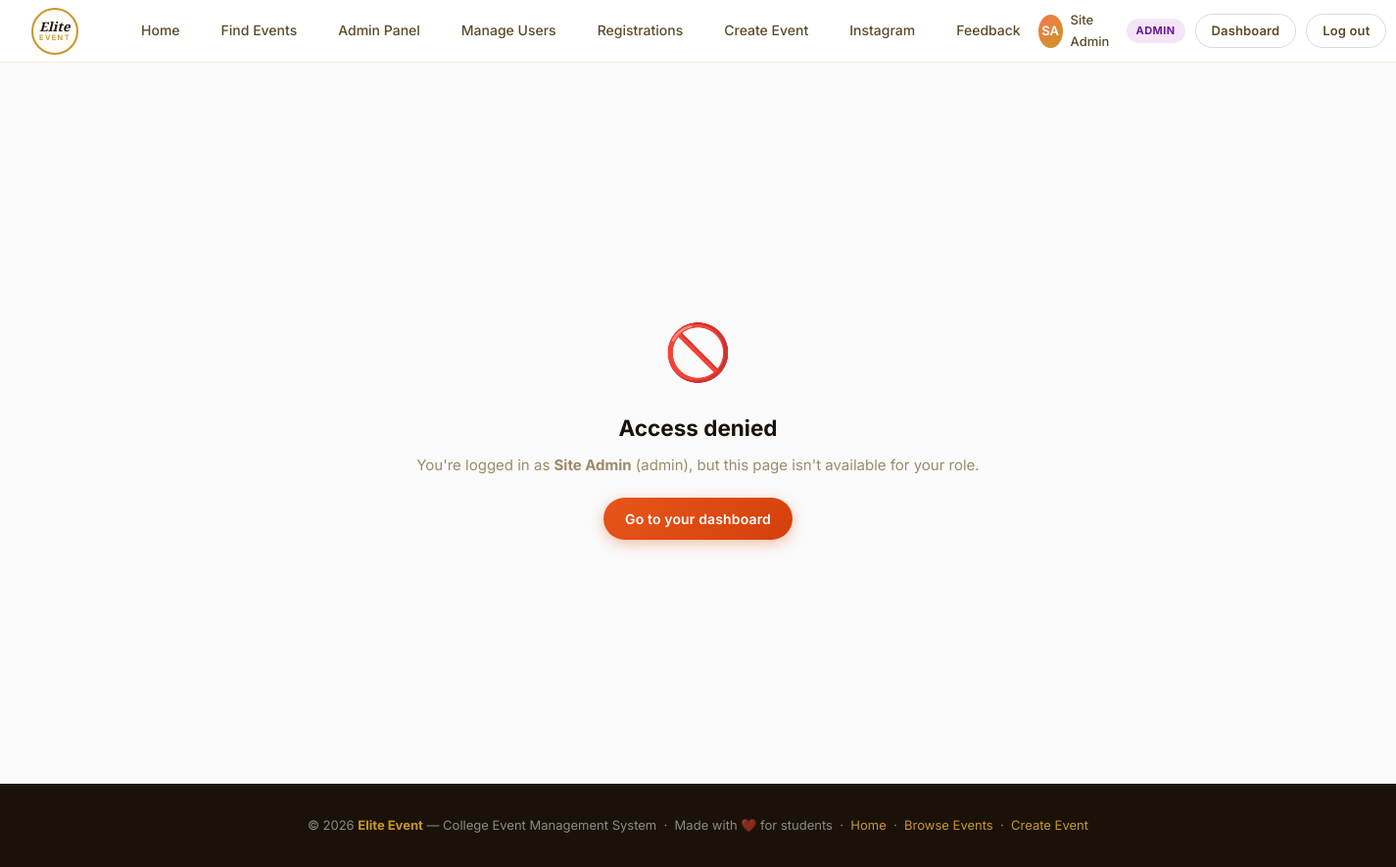
Screenshot of /403.php (signed in) with the database file from the repository.
### tables this page shows
CREATE TABLE IF NOT EXISTS users (
    id INT UNSIGNED NOT NULL AUTO_INCREMENT,
    name VARCHAR(120) NOT NULL,
    email VARCHAR(190) NOT NULL,
    password_hash VARCHAR(255) NOT NULL,
    role ENUM('admin','teacher','student') NOT NULL DEFAULT 'student',
    status ENUM('active','suspended') NOT NULL DEFAULT 'active',
    created_at DATETIME NOT NULL DEFAULT CURRENT_TIMESTAMP,
    PRIMARY KEY (id),
    UNIQUE KEY uq_users_email (email)
);

### includes/db.php (called while the page is built, shortened)
<?php
function db_config(): array {
    static $config = null;
    $configFile = __DIR__ . '/../config/database.php';
    if (file_exists($configFile)) {
        $config = require $configFile;
    }
    return $config;
}
function db(): PDO {
    static $pdo = null;
    if ($pdo !== null) return $pdo;
    $c = db_config();
    $charset = $c['charset'] ?? 'utf8mb4';
    try {
        $dsn = sprintf(
            'mysql:host=%s;port=%d;dbname=%s;charset=%s',
            $c['host'],
            (int)($c['port'] ?? 3306),
            $c['database'],
            $charset
        );
        $pdo = new PDO($dsn, $c['username'], $c['password'], [
            PDO::ATTR_ERRMODE => PDO::ERRMODE_EXCEPTION,
            PDO::ATTR_DEFAULT_FETCH_MODE => PDO::FETCH_ASSOC,
            PDO::ATTR_EMULATE_PREPARES => false,
        ]);
    } catch (PDOException $e) {
        if ((int)$e->getCode() === 1049) {
            $serverDsn = sprintf('mysql:host=%s;port=%d;charset=%s', $c['host'], (int)($c['port'] ?? 3306), $charset);
            $server = new PDO($serverDsn, $c['username'], $c['password'], [
                PDO::ATTR_ERRMODE => PDO::ERRMODE_EXCEPTION,
                PDO::ATTR_DEFAULT_FETCH_MODE => PDO::FETCH_ASSOC,
                PDO::ATTR_EMULATE_PREPARES => false,
            ]);
            $server->exec('CREATE DATABASE IF NOT EXISTS `' . str_replace('`', '``', $c['database']) . '` CHARACTER SET utf8mb4 COLLATE utf8mb4_unicode_ci');
            $server = null;
            $pdo = new PDO($dsn, $c['username'], $c['password'], [
                PDO::ATTR_ERRMODE => PDO::ERRMODE_EXCEPTION,
                PDO::ATTR_DEFAULT_FETCH_MODE => PDO::FETCH_ASSOC,
                PDO::ATTR_EMULATE_PREPARES => false,
            ]);
        } else {
            throw $e;
        }
    }
    db_install_or_migrate($pdo);
    return $pdo;
}
function db_install_or_migrate(PDO $pdo): void {
    $requiredTables = ['users', 'instagram_posts', 'events', 'registrations', 'feedback'];
    $placeholders = implode(',', array_fill(0, count($requiredTables), '?'));
    $stmt = $pdo->prepare("SELECT TABLE_NAME FROM information_schema.TABLES WHERE TABLE_SCHEMA = DATABASE() AND TABLE_NAME IN ($placeholders)");
    $stmt->execute($requiredTables);
    $tables = $stmt->fetchAll(PDO::FETCH_COLUMN);
    if (!in_array('events', $tables, true)) {
        $pdo->exec("CREATE TABLE events (
            id INT UNSIGNED NOT NULL AUTO_INCREMENT,
            title VARCHAR(255) NOT NULL,
            category VARCHAR(60) NOT NULL,
            date DATE NOT NULL,
            time TIME NOT NULL,
            venue VARCHAR(255) NOT NULL,
            city VARCHAR(120) NOT NULL,
            organizer VARCHAR(190) NOT NULL,
            description TEXT NULL,
            google_form_url VARCHAR(1000) NULL,
            created_by INT UNSIGNED NULL,
            created_at DATETIME NOT NULL DEFAULT CURRENT_TIMESTAMP,
            updated_at DATETIME NOT NULL DEFAULT CURRENT_TIMESTAMP ON UPDATE CURRENT_TIMESTAMP,
            PRIMARY KEY (id),
            KEY idx_events_date_time (date, time),
            KEY idx_events_category (category),
            KEY idx_events_created_by (created_by),
            CONSTRAINT fk_events_user FOREIGN KEY (created_by) REFERENCES users(id) ON DELETE SET NULL
        ) ENGINE=InnoDB DEFAULT CHARSET=utf8mb4 COLLATE=utf8mb4_unicode_ci");
    } else {
        $columns = $pdo->query("SELECT COLUMN_NAME FROM information_schema.COLUMNS WHERE TABLE_SCHEMA = DATABASE() AND TABLE_NAME = 'events'")->fetchAll(PDO::FETCH_COLUMN);
    }
    if (!in_array('feedback', $tables, true)) {
        $pdo->exec("CREATE TABLE feedback (
            id INT UNSIGNED NOT NULL AUTO_INCREMENT,
            event_id INT UNSIGNED NOT NULL,
            user_id INT UNSIGNED NOT NULL,
            rating TINYINT UNSIGNED NOT NULL,
            comment TEXT NOT NULL,
            media_url VARCHAR(500) NULL,
            media_type ENUM('image','video') NULL,
            created_at DATETIME NOT NULL DEFAULT CURRENT_TIMESTAMP,
            PRIMARY KEY (id),
            UNIQUE KEY uq_feedback_event_user (event_id, user_id),
            KEY idx_feedback_event (event_id),
            KEY idx_feedback_user (user_id),
            CONSTRAINT fk_feedback_event FOREIGN KEY (event_id) REFERENCES events(id) ON DELETE CASCADE,
            CONSTRAINT fk_feedback_user FOREIGN KEY (user_id) REFERENCES users(id) ON DELETE CASCADE,
            CONSTRAINT chk_feedback_rating CHECK (rating BETWEEN 1 AND 5)
        ) ENGINE=InnoDB DEFAULT CHARSET=utf8mb4 COLLATE=utf8mb4_unicode_ci");
    } else {
        $fbColumns = $pdo->query("SELECT COLUMN_NAME FROM information_schema.COLUMNS WHERE TABLE_SCHEMA = DATABASE() AND TABLE_NAME = 'feedback'")->fetchAll(PDO::FETCH_COLUMN);
    }
    if ((int)$pdo->query('SELECT COUNT(*) FROM users')->fetchColumn() === 0) {
        $stmt = $pdo->prepare('INSERT INTO users (name, email, password_hash, role) VALUES (?, ?, ?, ?)');
        $stmt->execute(['Site Admin', 'admin@eliteevent.local', password_hash('Admin@123', PASSWORD_DEFAULT), 'admin']);
        $adminId = (int)$pdo->lastInsertId();
        if ((int)$pdo->query('SELECT COUNT(*) FROM instagram_posts')->fetchColumn() === 0) {
            $stmt = $pdo->prepare('INSERT INTO instagram_posts (url, caption, added_by) VALUES (?, ?, ?)');
            foreach ([
                'https://www.instagram.com/p/DZ19EVVgkzn/?igsh=bHU1b3R4anRlaTk=',
                'https://www.instagram.com/p/DZrXjbFC2bR/?igsh=MTF1NWpmNGR6Zm94ZQ==',
                'https://www.instagram.com/p/DZg1eOOgtuB/?igsh=ZGpqb3lkem9zMnB1',
                'https://www.instagram.com/reel/DYjBB8bBmnP/?utm_source=ig_web_copy_link&igsh=MzRlODBiNWFlZA==',
            ] as $url) {
                $stmt->execute([$url, '', $adminId]);
            }
        }
    }
    db_seed_events_mysql($pdo);
}
function db_seed_events_mysql(PDO $pdo): void {
    if ((int)$pdo->query('SELECT COUNT(*) FROM events')->fetchColumn() > 0) return;
}

### includes/auth.php (called while the page is built, shortened)
<?php
require_once __DIR__ . '/db.php';
function current_user(): ?array {
    $stmt = db()->prepare('SELECT id, name, email, role, status FROM users WHERE id = ?');
    $stmt->execute([$_SESSION['user_id']]);
    $user = $stmt->fetch();
    return $user;
}
function role_home(string $role): string {
    return match ($role) {
        'admin'   => 'admin/dashboard.php',
        'teacher' => 'teacher/dashboard.php',
        default   => 'dashboard.php',
    };
}
function base_path(): string {
    $docRoot    = str_replace('\\', '/', rtrim($_SERVER['DOCUMENT_ROOT'], '/'));
    $projectDir = str_replace('\\', '/', realpath(__DIR__ . '/..'));
    $basePath   = '/' . ltrim(str_replace($docRoot, '', $projectDir), '/');
    return rtrim($basePath, '/') . '/';
}

### includes/data.php (called while the page is built, shortened)
<?php
require_once __DIR__ . '/auth.php';
$currentUser = current_user();

### 403.php (the view, shortened to what this page needs)
<?php
require_once __DIR__ . '/includes/data.php';
require_once __DIR__ . '/includes/header.php';
?>
<section class="section" style="min-height: calc(100vh - 64px); display:flex; align-items:center;">
  <div class="container" style="text-align:center;">
    <div style="font-size:56px;">🚫</div>
    <h1 style="margin-top:12px;">Access denied</h1>
    <p style="color:var(--text-hint); margin-top:8px;">
      You're logged in<?= $currentUser ? ' as <strong>' . htmlspecialchars($currentUser['name']) . '</strong> (' . htmlspecialchars($currentUser['role']) . ')' : '' ?>,
      but this page isn't available for your role.
    </p>
    <a href="<?= base_path() . ($currentUser ? role_home($currentUser['role']) : 'login.php') ?>" class="btn btn-primary" style="margin-top:20px;">
      Go to your dashboard
    </a>
  </div>
</section>
<?php require_once __DIR__ . '/includes/footer.php'; ?>

### includes/header.php (shortened to what this page needs)
<?php
$currentUser = $currentUser ?? null;
$initials = '';
if ($currentUser) {
    $parts = explode(' ', trim($currentUser['name']));
    $initials = strtoupper(substr($parts[0], 0, 1) . (isset($parts[1]) ? substr($parts[1], 0, 1) : ''));
}
$roleHome = $currentUser ? base_path() . role_home($currentUser['role']) : '';
?>
<!DOCTYPE html>
<html lang="en">
<head>
  <link rel="stylesheet" href="https://cdn.jsdelivr.net/npm/@tabler/icons-webfont@2.44.0/tabler-icons.min.css" />
  <?php
    $docRoot    = str_replace('\\', '/', rtrim($_SERVER['DOCUMENT_ROOT'], '/'));
    $projectDir = str_replace('\\', '/', realpath(__DIR__ . '/..'));
    $basePath   = '/' . ltrim(str_replace($docRoot, '', $projectDir), '/');
    $basePath   = rtrim($basePath, '/') . '/';
  ?>
  <link rel="stylesheet" href="<?= htmlspecialchars($basePath) ?>css/style.css" />
</head>
<body>
<nav class="nav">
  <a class="nav-logo" href="<?= $basePath ?>index.php">
    <div class="nav-logo-badge">
      <span class="logo-elite">Elite</span>
      <span class="logo-event">EVENT</span>
    </div>
  </a>
  <div class="nav-links">
    <a class="nav-link" href="<?= $basePath ?>index.php"><i class="ti ti-home"></i> Home</a>
    <a class="nav-link" href="<?= $basePath ?>events.php"><i class="ti ti-calendar-event"></i> Find Events</a>
    <?php if ($currentUser && $currentUser['role'] === 'admin'): ?>
      <a class="nav-link" href="<?= $basePath ?>admin/dashboard.php"><i class="ti ti-shield-lock"></i> Admin Panel</a>
      <a class="nav-link" href="<?= $basePath ?>admin/users.php"><i class="ti ti-users"></i> Manage Users</a>
      <a class="nav-link" href="<?= $basePath ?>admin/registrations.php"><i class="ti ti-clipboard-check"></i> Registrations</a>
      <a class="nav-link" href="<?= $basePath ?>create-event.php"><i class="ti ti-circle-plus"></i> Create Event</a>
      <a class="nav-link" href="<?= $basePath ?>admin/instagram.php"><i class="ti ti-brand-instagram"></i> Instagram</a>
      <a class="nav-link" href="<?= $basePath ?>admin/feedback.php"><i class="ti ti-message-star"></i> Feedback</a>
    <?php elseif ($currentUser && $currentUser['role'] === 'teacher'): ?>
      <a class="nav-link" href="<?= $basePath ?>teacher/dashboard.php"><i class="ti ti-layout-dashboard"></i> Dashboard</a>
      <a class="nav-link" href="<?= $basePath ?>create-event.php"><i class="ti ti-circle-plus"></i> Create Event</a>
    <?php elseif ($currentUser && $currentUser['role'] === 'student'): ?>
      <a class="nav-link" href="<?= $basePath ?>dashboard.php"><i class="ti ti-layout-dashboard"></i> Dashboard</a>
    <?php endif; ?>
  </div>
  <div class="nav-right">
    <?php if ($currentUser): ?>
      <div class="nav-user">
        <div class="nav-avatar"><?php echo $initials ?: 'U'; ?></div>
        <span><?php echo htmlspecialchars($currentUser['name']); ?></span>
        <span class="role-pill role-pill-<?= htmlspecialchars($currentUser['role']) ?>"><?= htmlspecialchars(ucfirst($currentUser['role'])) ?></span>
      </div>
      <a href="<?= $roleHome ?>" class="btn btn-ghost btn-sm">Dashboard</a>
      <a href="<?= $basePath ?>logout.php" class="btn btn-ghost btn-sm">Log out</a>
    <?php else: ?>
      <a href="<?= $basePath ?>login.php"  class="btn btn-ghost btn-sm">Log in</a>
      <a href="<?= $basePath ?>signup.php" class="btn btn-primary btn-sm">Sign up</a>
    <?php endif; ?>
  </div>
</nav>

### css/style.css (style rules this page uses)
*, *::before, *::after { box-sizing: border-box; margin: 0; padding: 0; }
:root { --orange: #E8541A; --orange-light: #F4784A; --orange-dark: #C13E0C; --gold: #C9962A; --gold-light: #F0C95A; --cream: #FFF8F0; --warm-white: #FFFCF8; --bg: #FAFAFA; --surface: #FFFFFF; --border: rgba(0,0,0,0.08); --border-mid: rgba(0,0,0,0.14); --text-primary: #1A1208; --text-secondary:#5C4A2A; --text-hint: #9C8A6A; --green: #2E7D32; --green-bg: #E8F5E9; --red: #C62828; --red-bg: #FFEBEE; --blue: #1565C0; --blue-bg: #E3F2FD; --purple: #6A1B9A; --purple-bg: #F3E5F5; --radius-sm: 6px; --radius-md: 12px; --radius-lg: 18px; --radius-xl: 28px; --shadow-sm: 0 2px 8px rgba(200,100,30,0.10); --shadow-md: 0 6px 24px rgba(200,100,30,0.14); --shadow-lg: 0 12px 40px rgba(200,100,30,0.18); --grad-hero: linear-gradient(160deg, #FFF5E6 0%, #FFD6B0 30%, #FFB3B3 65%, #E8A0C8 100%); --grad-btn: linear-gradient(135deg, #E8541A 0%, #D4400A 100%); --grad-gold: linear-gradient(135deg, #C9962A 0%, #F0C95A 100%); }
html { scroll-behavior: smooth; }
body { font-family: 'Inter', sans-serif; background: var(--bg); color: var(--text-primary); font-size: 15px; line-height: 1.65; min-height: 100vh; }
.nav { position: sticky; top: 0; z-index: 200; background: rgba(255,255,255,0.92); backdrop-filter: blur(14px); -webkit-backdrop-filter: blur(14px); border-bottom: 1px solid rgba(200,100,30,0.12); height: 64px; display: flex; align-items: center; padding: 0 2rem; gap: 0; }
.nav-logo { display: flex; align-items: center; gap: 10px; text-decoration: none; margin-right: 2.5rem; flex-shrink: 0; }
.nav-logo-badge { width: 48px; height: 48px; border-radius: 50%; border: 2px solid var(--gold); background: var(--warm-white); display: flex; flex-direction: column; align-items: center; justify-content: center; line-height: 1; flex-shrink: 0; }
.nav-logo-badge .logo-elite { font-family: 'Playfair Display', Georgia, serif; font-size: 13px; font-style: italic; font-weight: 700; color: var(--text-primary); letter-spacing: 0.02em; }
.nav-logo-badge .logo-event { font-family: 'Inter', sans-serif; font-size: 7.5px; font-weight: 600; letter-spacing: 0.18em; color: var(--gold); text-transform: uppercase; margin-top: 1px; }
.nav-links { display: flex; gap: 0; flex: 1; }
.nav-link { display: flex; align-items: center; gap: 6px; padding: 0 18px; height: 64px; font-size: 14px; font-weight: 500; color: var(--text-secondary); border-bottom: 2.5px solid transparent; cursor: pointer; transition: color 0.15s, border-color 0.15s; white-space: nowrap; user-select: none; text-decoration: none; }
.nav-right { margin-left: auto; display: flex; align-items: center; gap: 10px; }
.nav-user { display: flex; align-items: center; gap: 8px; font-size: 13px; font-weight: 500; color: var(--text-secondary); }
.nav-avatar { width: 34px; height: 34px; border-radius: 50%; background: linear-gradient(135deg, var(--orange-light), var(--gold)); color: #fff; display: flex; align-items: center; justify-content: center; font-size: 13px; font-weight: 600; }
.btn { display: inline-flex; align-items: center; justify-content: center; gap: 7px; padding: 10px 22px; font-size: 14px; font-weight: 600; font-family: 'Inter', sans-serif; border-radius: var(--radius-xl); border: none; cursor: pointer; transition: all 0.18s; text-decoration: none; white-space: nowrap; letter-spacing: 0.01em; }
.btn-primary { background: var(--grad-btn); color: #fff; box-shadow: 0 4px 14px rgba(232,84,26,0.35); }
.btn-ghost { background: transparent; color: var(--text-secondary); border: 1.5px solid var(--border-mid); }
.btn-sm { padding: 6px 16px; font-size: 13px; }
.container { max-width: 1140px; margin: 0 auto; padding: 0 2rem; }
.section { padding: 3.5rem 0; }
.role-pill { display: inline-flex; align-items: center; padding: 3px 10px; border-radius: 999px; font-size: 11px; font-weight: 700; text-transform: uppercase; letter-spacing: 0.04em; white-space: nowrap; }
.role-pill-admin { background: var(--purple-bg); color: var(--purple); }

### rows the page displays
users: name "SA", name "Site Admin", role "ADMIN", role "admin"
